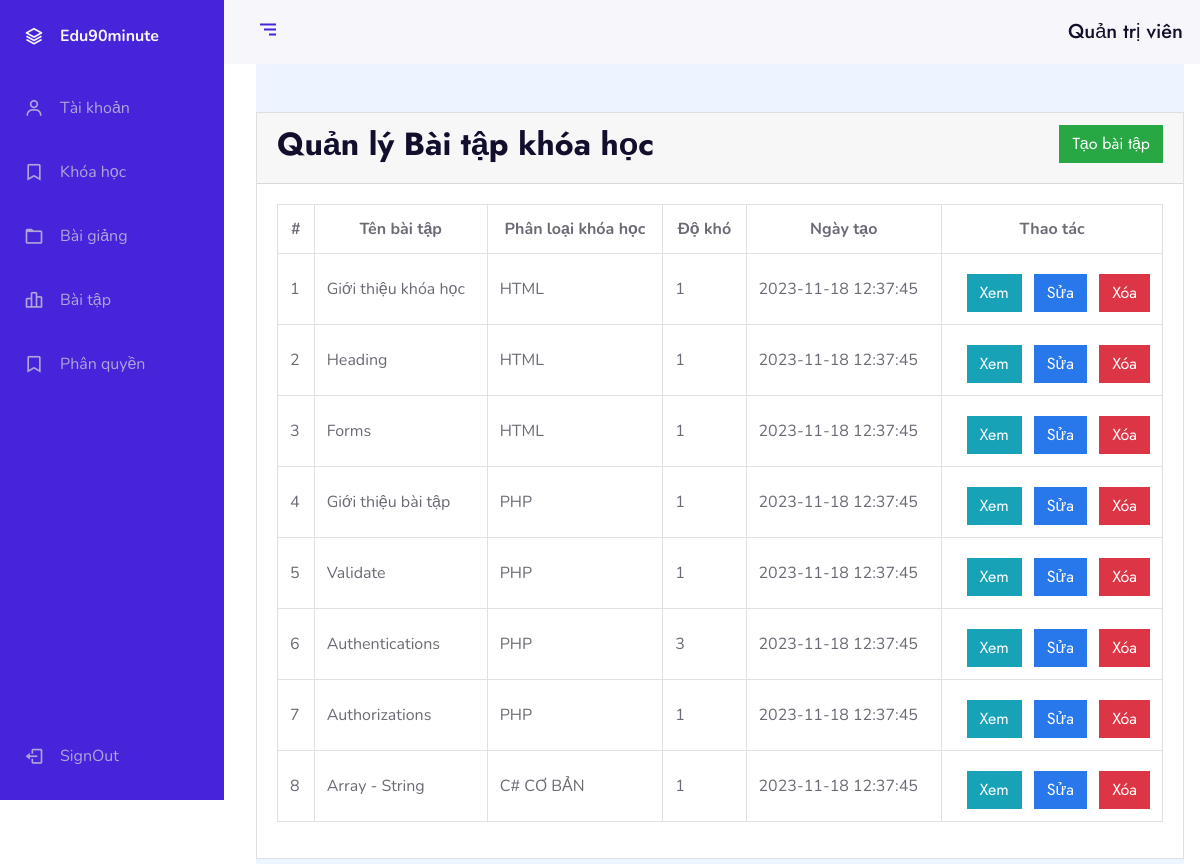
Page /?ctl=exercises&page=1 (signed in) on the committed database.
### tables this page shows
CREATE TABLE `exercises` (
  `id` int(10) UNSIGNED NOT NULL,
  `name` varchar(255) NOT NULL,
  `described` varchar(255) NOT NULL,
  `level` smallint(6) NOT NULL,
  `courseId` varchar(50) NOT NULL,
  `fileUpload` varchar(255) NOT NULL,
  `relate` int(11) NOT NULL,
  `created_at` timestamp NOT NULL DEFAULT current_timestamp()
);

### Controllers/BaseController.php (called while the page is built, shortened)
<?php
class BaseController{
    protected function view($viewPath, array $data = []){
        include self::VIEWS_FOLDER_NAME . str_replace('.', '/', $viewPath) . '.php';
    }
}

### Controllers/Admin/AdminExercisesController.php (called while the page is built, shortened)
<?php
    class AdminExercisesController extends BaseController{
        protected $exercisesModel;
        private $data = [];
        protected $limit = 8;
        public function __construct() {
            $this->coursesModel = new CoursesModel;
            $this->exercisesModel = new ExercisesModel;
            $this->data['courses'] = $this->coursesModel->all('', '', '', '', '', ['relate' => 'asc']);
            $this->data['exercises'] = $this->exercisesModel->all();
        }
        public function index() {
            $page = isset($_GET['page']) ? $_GET['page'] : 1;
            $this->data['exercises'] = $this->exercisesModel->all("", "","",
                                                        ($page-1)*$this->limit,
                                                        $this->limit,
                                                        ['relate' => 'asc']);
            $this->data["paging"] = $this->exercisesModel->paging($this->limit);
            return $this->view('admin.exercises.index', $this->data);
        }
    }

### Models/BaseModel.php (called while the page is built, shortened)
<?php
    class BaseModel extends Database
    {
        protected $connect;
        protected $table;
        protected $colums = ['*'];
        public function  __construct() {
            $this->connect = $this->connect();
        }
        public function all($table = '', $colums = [], $where = [], $start=0, $limit = null, $orderBy = []){
            if(!empty($colums)){
                $select = implode(',', $colums);
            }else $select = implode(',', $this->colums);
            $table = empty($table) ? $this->table : $table;
            $sql = "SELECT ${select} FROM $table";
            $sql = trim($sql ,'OR ');
            if(!empty($orderBy)){
                $sql .= " ORDER BY " .array_keys($orderBy)[0] . " " . array_values($orderBy)[0];
            }
            if(!empty($limit)){
                $sql .= " LIMIT $start, $limit";
            }
            $query = $this->_query($sql);
            $data = [];
            while($row = mysqli_fetch_assoc($query)){
                $data[] = $row;
            }
            return $data;
        }
        protected function _query($sql){
            return mysqli_query($this->connect, $sql);
        }
    }

### Core/Database.php (called while the page is built, shortened)
<?php
    class Database
    {
        public function  connect(){
            $connect = mysqli_connect(self::DB_HOST, self::DB_USER, self::DB_PASSWORD, self::DB_NAME);
            mysqli_set_charset($connect, 'utf8');
            if(mysqli_connect_errno() === 0){
                return $connect;
            }
            return false;
        }
    }

### Views/admin/exercises/index.php (the view, shortened to what this page needs)
<div class="card">
    <div class="card-header boder-0">
        <div class="float-left">
            <h2>Quản lý Bài tập khóa học</h2>
        </div>
        <div class="float-right">
            <a href="./?ctl=exercises&act=create&rl=1<?php echo isset($_GET['page']) ? "&page=".$_GET['page']:""; ?>" class="btn btn-success">Tạo bài tập</a>
        </div>
    </div>
    <div class="card-body">
        <div class="table-responsive">
             <table class="table table-bordered table-hover">
                <tr class="badge-default">
                    <th class="text-center">#</th>
                    <th class="text-center" style="min-width: 150px;">Tên bài tập</th>
                    <th class="text-center">Phân loại khóa học</th>
                    <th class="text-center">Độ khó</th>
                    <th class="text-center">Ngày tạo</th>
                    <th class="text-center" max-width="270px">Thao tác</th>
                </tr>
                <?php
                    if(isset($exercises)){
                        $i = 1;
                        foreach($exercises as $value){
                ?>
                    <tr>
                        <td class="align-middle"> <?php echo $i++; ?> </td>
                        <td class="align-middle"> <?php echo $value['name']; ?> </td>
                        <td class="align-middle text-uppercase"> <?php echo $value['courseId']; ?> </td>
                        <td class="align-middle"> <?php echo $value['level']; ?> </td>
                        <td class="align-middle"> <?php echo $value['created_at']; ?> </td>
                        <td class="align-middle text-right">
                            <a href="./?ctl=exercises&act=show&id=<?php echo $value['id']; echo isset($_GET['page']) ? "&page=".$_GET['page']:""; ?>" class="btn btn-info mr-2 mt-2">Xem</a>
                            <a href="./?ctl=exercises&act=edit&id=<?php echo $value['id']; echo isset($_GET['page']) ? "&page=".$_GET['page']:""; ?>" class="btn btn-primary mr-2 mt-2">Sửa</a>
                            <form action="./?ctl=exercises&act=destroy&id=<?php echo $value['id'];?>" method="POST"
                            onsubmit="return confirmDelete('<?php echo 'Bạn có chắc muốn xóa bài tập `' .  $value['name'] . '` không?'; ?>')"
                            class="d-inline-block">
                                <input  type="submit" name="submit" value="Xóa" class="btn btn-danger mt-2">
                            </form>
                        </td>
                    </tr>
                <?php }} ?>
            </div>
    </div>
</div>

### css/adminStyle.css (style rules this page uses)
:root { --header-height: 3rem; --nav-width: 68px; --first-color: #4723D9; --first-color-light: #AFA5D9; --white-color: #F7F6FB; --body-font: 'Nunito', sans-serif; --normal-font-size: 1rem; --z-fixed: 100 }
body { position: relative; margin: var(--header-height) 0 0 0; padding: 0 1rem; font-family: var(--body-font); font-size: var(--normal-font-size); transition: .5s }
a { text-decoration: none }
.body-pd { padding-left: calc(var(--nav-width) + 1rem) }
@media screen and (min-width: 768px) { body { margin: calc(var(--header-height) + 1rem) 0 0 0; padding-left: calc(var(--nav-width) + 2rem) } }
@media screen and (min-width: 768px) { .body-pd { padding-left: calc(var(--nav-width) + 188px) } }

### rows in the picture
exercises: name "Giới thiệu khóa học", courseId "HTML", level "1", created_at "2023-11-18 12:37:45"
exercises: name "Heading", courseId "HTML", level "1", created_at "2023-11-18 12:37:45"
exercises: name "Forms", courseId "HTML", level "1", created_at "2023-11-18 12:37:45"
exercises: name "Giới thiệu bài tập", courseId "PHP", level "1", created_at "2023-11-18 12:37:45"
exercises: name "Validate", courseId "PHP", level "1", created_at "2023-11-18 12:37:45"
exercises: name "Authentications", courseId "PHP", level "3", created_at "2023-11-18 12:37:45"
exercises: name "Authorizations", courseId "PHP", level "1", created_at "2023-11-18 12:37:45"
exercises: name "Array - String", courseId "C# CƠ BẢN", level "1", created_at "2023-11-18 12:37:45"

### other values in the picture
$_SESSION['name'] "Quản trị viên"
